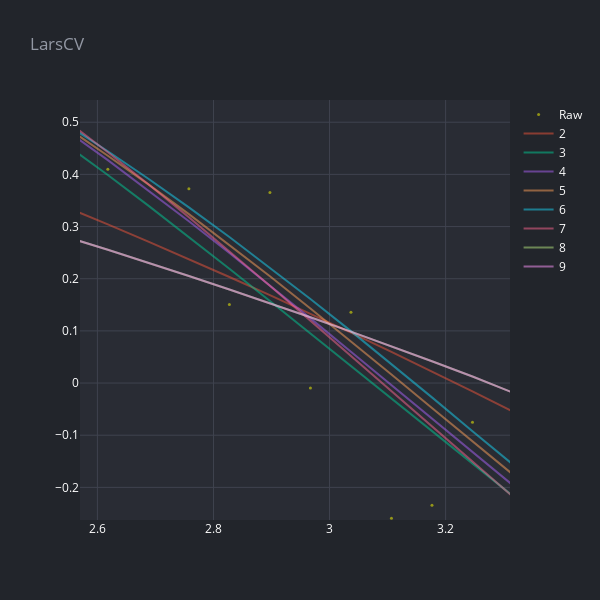

The notebook cell saved with this chart:
### Markdown cell above
# Plot results

### Code cell
model = linear_model.LarsCV()

data = [scatter(df.x, df.y, 'Raw', mode='markers', color='yellow')]

#Initialize a dataframe to store the results:
col = ['rss','intercept'] + ['coef_x_%d'%i for i in range(1,power)]
ind = ['model_pow_%d'%i for i in range(1,power)]
coef_matrix = pd.DataFrame(index=ind, columns=col)

for i in range(2,power):
    plot, res = helper.regression(df, i, model, plot_name=i)
    data.append(plot)
    coef_matrix.iloc[i-1,0:i+2] = res

fig = go.Figure(data=data)
render(fig, title=type(model).__name__, height=600, width=600)

coef_matrix.to_csv('{}.csv'.format(type(model).__name__))
